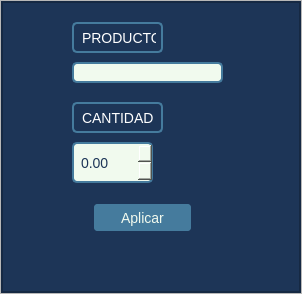
<?xml version="1.0" encoding="UTF-8"?>
<ui version="4.0">
 <class>exit_window</class>
 <widget class="QWidget" name="exit_window">
  <property name="geometry">
   <rect>
    <x>0</x>
    <y>0</y>
    <width>302</width>
    <height>294</height>
   </rect>
  </property>
  <property name="windowTitle">
   <string>Form</string>
  </property>
  <layout class="QVBoxLayout" name="verticalLayout">
   <property name="spacing">
    <number>0</number>
   </property>
   <property name="leftMargin">
    <number>0</number>
   </property>
   <property name="topMargin">
    <number>0</number>
   </property>
   <property name="rightMargin">
    <number>0</number>
   </property>
   <property name="bottomMargin">
    <number>0</number>
   </property>
   <item>
    <widget class="QFrame" name="central_frame">
     <property name="frameShape">
      <enum>QFrame::StyledPanel</enum>
     </property>
     <property name="frameShadow">
      <enum>QFrame::Raised</enum>
     </property>
     <layout class="QVBoxLayout" name="verticalLayout_2">
      <property name="spacing">
       <number>0</number>
      </property>
      <property name="leftMargin">
       <number>0</number>
      </property>
      <property name="topMargin">
       <number>0</number>
      </property>
      <property name="rightMargin">
       <number>0</number>
      </property>
      <property name="bottomMargin">
       <number>0</number>
      </property>
      <item>
       <widget class="QFrame" name="backgroundcolor_frame">
        <property name="styleSheet">
         <string notr="true">background-color: rgb(29, 53, 87);</string>
        </property>
        <property name="frameShape">
         <enum>QFrame::StyledPanel</enum>
        </property>
        <property name="frameShadow">
         <enum>QFrame::Raised</enum>
        </property>
        <layout class="QVBoxLayout" name="verticalLayout_3">
         <property name="spacing">
          <number>0</number>
         </property>
         <property name="leftMargin">
          <number>0</number>
         </property>
         <property name="topMargin">
          <number>0</number>
         </property>
         <property name="rightMargin">
          <number>0</number>
         </property>
         <property name="bottomMargin">
          <number>0</number>
         </property>
         <item>
          <widget class="QFrame" name="content_frame">
           <property name="frameShape">
            <enum>QFrame::StyledPanel</enum>
           </property>
           <property name="frameShadow">
            <enum>QFrame::Raised</enum>
           </property>
           <widget class="QComboBox" name="productos_exit">
            <property name="geometry">
             <rect>
              <x>70</x>
              <y>60</y>
              <width>151</width>
              <height>21</height>
             </rect>
            </property>
            <property name="styleSheet">
             <string notr="true">QComboBox {
        background-color: #F1FAEE;
        color: #1D3557;
        border: 2px solid #457B9D;
        border-radius: 5px;
        padding: 5px;
        font-size: 14px;
    }
    QComboBox::drop-down {
        border: none;
    }
    QComboBox::down-arrow {
        image: url(C:/Users/velar/OneDrive/Escritorio/Planta2/assets/icons8-expand-arrow-24.png);
    }
    QComboBox QAbstractItemView {
        border: 2px solid #457B9D;
        selection-background-color: #457B9D;
    }</string>
            </property>
           </widget>
           <widget class="QLabel" name="label">
            <property name="geometry">
             <rect>
              <x>70</x>
              <y>20</y>
              <width>91</width>
              <height>31</height>
             </rect>
            </property>
            <property name="layoutDirection">
             <enum>Qt::LeftToRight</enum>
            </property>
            <property name="styleSheet">
             <string notr="true">QLabel {
        color: #ffffff;            /* Color del texto */
        
        border: 2px solid #457B9D; /* Color del borde */
        border-radius: 5px;        /* Radio del borde (para bordes redondeados) */
        padding: 5px;              /* Espacio interior alrededor del texto */
        font-size: 14px;           /* Tamaño del texto */
    }</string>
            </property>
            <property name="text">
             <string>PRODUCTO</string>
            </property>
           </widget>
           <widget class="QDoubleSpinBox" name="cantidad_exit_spin">
            <property name="geometry">
             <rect>
              <x>70</x>
              <y>140</y>
              <width>81</width>
              <height>41</height>
             </rect>
            </property>
            <property name="styleSheet">
             <string notr="true"> QDoubleSpinBox {
        background-color: #F1FAEE;
        color: #1D3557;
        border: 2px solid #457B9D;
        border-radius: 5px;
        padding: 5px;
        font-size: 14px;
    }
    QDoubleSpinBox::up-button {
        width: 20px;
        border: none;
        background: #457B9D url(C:/Users/velar/OneDrive/Escritorio/Planta2/assets/icons8-collapse-arrow-24.png) no-repeat center;
    }
    QDoubleSpinBox::down-button {
        width: 20px;
        border: none;
        background: #457B9D url(C:/Users/velar/OneDrive/Escritorio/Planta2/assets/icons8-expand-arrow-24.png) no-repeat center;
    }
    QDoubleSpinBox::up-button:pressed {
        background: #1D3557 url(path_to_up_arrow) no-repeat center;
    }
    QDoubleSpinBox::down-button:pressed {
        background: #1D3557 url(path_to_down_arrow) no-repeat center;
    }</string>
            </property>
           </widget>
           <widget class="QLabel" name="label_2">
            <property name="geometry">
             <rect>
              <x>70</x>
              <y>100</y>
              <width>91</width>
              <height>31</height>
             </rect>
            </property>
            <property name="layoutDirection">
             <enum>Qt::LeftToRight</enum>
            </property>
            <property name="styleSheet">
             <string notr="true">QLabel {
        color: #ffffff;            /* Color del texto */
        
        border: 2px solid #457B9D; /* Color del borde */
        border-radius: 5px;        /* Radio del borde (para bordes redondeados) */
        padding: 5px;              /* Espacio interior alrededor del texto */
        font-size: 14px;           /* Tamaño del texto */
    }</string>
            </property>
            <property name="text">
             <string>CANTIDAD</string>
            </property>
           </widget>
           <widget class="QPushButton" name="submit_exit_button">
            <property name="geometry">
             <rect>
              <x>90</x>
              <y>200</y>
              <width>101</width>
              <height>31</height>
             </rect>
            </property>
            <property name="styleSheet">
             <string notr="true">QPushButton {
        background-color: #457B9D;
        color: #F1FAEE;
        border: 2px solid #1D3557;
        border-radius: 5px;
        padding: 5px;
        font-size: 14px;
    }
    QPushButton:hover {
        background-color: #1D3557;
        border: 2px solid #457B9D;
    }
    QPushButton:pressed {
        background-color: #1D3557;
        border: 2px solid #457B9D;
        padding-left: 7px;  /* Para dar un efecto de &quot;presión&quot; */
    }</string>
            </property>
            <property name="text">
             <string>Aplicar</string>
            </property>
           </widget>
          </widget>
         </item>
        </layout>
       </widget>
      </item>
     </layout>
    </widget>
   </item>
  </layout>
 </widget>
 <resources/>
 <connections/>
</ui>
